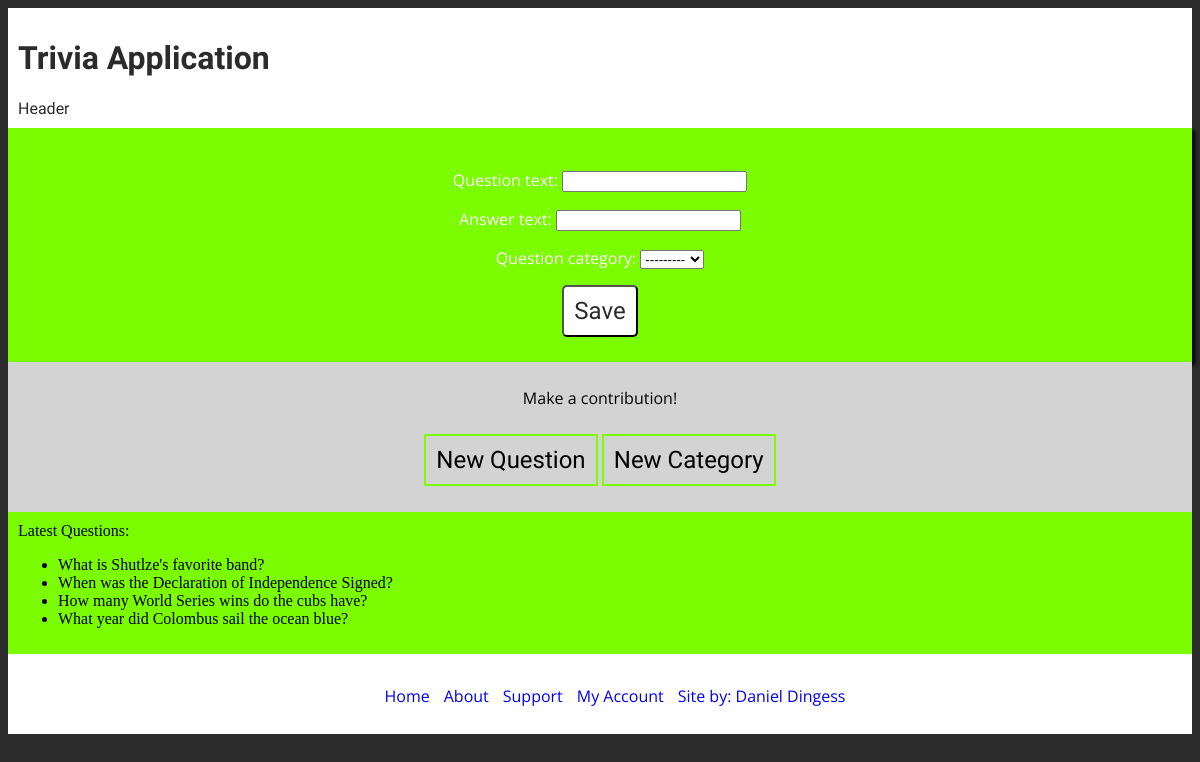
Screenshot of /trivia/manage/ with the database file from the repository.
### trivia/models.py (models this page shows, shortened)
class Question(models.Model):
    question_text = models.CharField(max_length=255)
    answer_text = models.CharField(max_length=255)
    question_category = models.ForeignKey(Category, on_delete=models.CASCADE)
    class Meta:
        unique_together = ["question_text", "answer_text", "question_category"]

### trivia/views.py (the view)
class CreateQuestionView(CreateView):
    model = Question
    template_name = 'trivia/manage.html'
    form_class = QuestionForm

### trivia/forms.py
class QuestionForm(forms.ModelForm):
    class Meta:
        model = Question
        fields = "__all__"

### trivia/custom_context.py (called while the page is built)
def last_ten(request):
    last_10_list = Question.objects.all()
    return {'last_10_list': last_10_list}

### trivia/models.py (called while the page is built)
    def __str__(self):
        return self.category_name

### trivia/templates/trivia/manage.html (shortened to what this page needs)
{% extends "trivia/base.html" %}
{% block content %}
<form action="{{ action }}" method="POST">
  {{form.as_p}}
  <input type="submit" value="Save" />
</form>
{% endblock %}}

### trivia/templates/trivia/base.html (shortened to what this page needs)
{% load static %}
<!DOCTYPE html>
<html lang="en">
<head>
    <link rel="stylesheet" href="{% static 'trivia/style.css' %}">
</head>
<div class="page-header">
    <h1>Trivia Application</h1>
    Header
</div>
<body>
{% block content %}
{% endblock %}
</body>
<div class="create-new-container">
    Make a contribution!
    <div class="button-wrapper">
        <a href="../manage/">
            <button>New Question</button>
        </a>
        <a href="../new_cat/">
            <button>New Category</button>
        </a>
    </div>
</div>
<div class="last-ten-container">
        Latest Questions:
    <ul>
        {% for q in last_10_list %}
        <li>{{ q.question_text }}</li>
        {% endfor %}
    </ul>
</div>
<div class="page-footer">
    <div class="wrapper">
        <ul class="footer-list">
            <li><a href="#">Home</a></li>
            <li><a href="#">About</a></li>
            <li><a href="#">Support</a></li>
            <li><a href="#">My Account</a></li>
            <li><a href="#">Site by: Daniel Dingess</a></li>
        </ul>
    </div>
</div>
</html>

### trivia/static/trivia/style.css (style rules this page uses)
html { background: #2b2b2b; margin: auto 0; padding: 0; }
form { background: lawngreen; box-shadow: black 3px 3px 3px; padding: 25px; text-align: center; font-family: "Open Sans", sans-serif; }
p { background: lawngreen; color: white; text-align: center; }
input[type="submit"] { background-color: white; color: #2b2b2b; font-size: 24px; padding: 10px; border-radius: 5px; font-family: "Pathway Gothic One", sans-serif; }
.page-header { height: 100px; background-color: white; padding: 10px; color: #2b2b2b; font-family: "Pathway Gothic One", sans-serif; }
.page-footer { font-family: "Pathway Gothic One", sans-serif; bottom: 0; background: white; height: 50px; padding: 15px; color: #2b2b2b; }
a { text-decoration: none; }
.wrapper { text-align:center; }
.footer-list li { text-decoration: none; display: inline-block; padding-bottom: 15px; padding-right: 10px; font-family: "Open Sans",serif; right: 0; }
.create-new-container { min-height: 100px; padding: 25px; text-align: center; background: lightgrey; font-family: "Open Sans", sans-serif; }
.create-new-container .button-wrapper { margin-top: 25px; }
.create-new-container button { margin: 0 auto; padding: 10px; font-size: 24px; font-family: "Pathway Gothic One", sans-serif; display: inline-block; border-radius: 0; box-shadow: 0; background-color: lightgrey; border: 2px solid lawngreen; }
.last-ten-container { background: lawngreen; margin: 0 auto; padding: 10px; }

### rows the page displays
Question: question_text "What is Shutlze's favorite band?"
Question: question_text "When was the Declaration of Independence Signed?"
Question: question_text "How many World Series wins do the cubs have?"
Question: question_text "What year did Colombus sail the ocean blue?"
